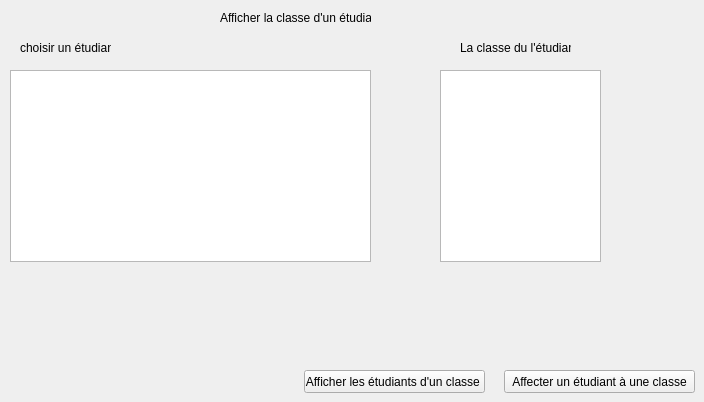
       <widget class="QWidget" name="page_2">
        <widget class="QLabel" name="label_19">
         <property name="geometry">
          <rect>
           <x>220</x>
           <y>10</y>
           <width>151</width>
           <height>16</height>
          </rect>
         </property>
         <property name="text">
          <string>Afficher la classe d'un étudiant </string>
         </property>
        </widget>
        <widget class="QLabel" name="label_20">
         <property name="geometry">
          <rect>
           <x>20</x>
           <y>40</y>
           <width>91</width>
           <height>16</height>
          </rect>
         </property>
         <property name="text">
          <string>choisir un étudiant</string>
         </property>
        </widget>
        <widget class="QLabel" name="label_35">
         <property name="geometry">
          <rect>
           <x>460</x>
           <y>40</y>
           <width>111</width>
           <height>16</height>
          </rect>
         </property>
         <property name="text">
          <string>La classe du l'étudiant</string>
         </property>
        </widget>
        <widget class="QTableView" name="TabEtudiant">
         <property name="geometry">
          <rect>
           <x>10</x>
           <y>70</y>
           <width>361</width>
           <height>192</height>
          </rect>
         </property>
        </widget>
        <widget class="QTableView" name="claseelisteetud1">
         <property name="geometry">
          <rect>
           <x>440</x>
           <y>70</y>
           <width>161</width>
           <height>192</height>
          </rect>
         </property>
        </widget>
        <widget class="QPushButton" name="pushButton_15">
         <property name="geometry">
          <rect>
           <x>504</x>
           <y>370</y>
           <width>191</width>
           <height>23</height>
          </rect>
         </property>
         <property name="text">
          <string>Affecter un étudiant à une classe</string>
         </property>
        </widget>
        <widget class="QPushButton" name="pushButton_16">
         <property name="geometry">
          <rect>
           <x>304</x>
           <y>370</y>
           <width>181</width>
           <height>23</height>
          </rect>
         </property>
         <property name="text">
          <string>Afficher les étudiants d'un classe </string>
         </property>
        </widget>
       </widget>
